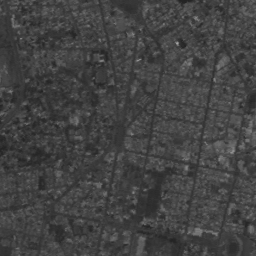
#> input picture taller2/imagenes/QUITO.png, 256 x 256 px
$ jupyter execute ecualizacion_histograma.ipynb
#> lines starting #> are read from the running program, lines starting #| are printed output that depends on the picture
# Taller 2: operaciones de transformación del histograma

## Cargue la imagen quito.png y visualícela.

[cell 1]
# Modificar ruta de las imágenes
PATH = './imagenes/'

[cell 2]
import cv2
import numpy as np
import matplotlib.pyplot as plt

imagen_quito = cv2.imread(PATH + 'QUITO.png', cv2.IMREAD_GRAYSCALE)
#> imagen_quito is the input picture: shape (256, 256); min 35, max 166, mean 66.3
plt.imshow(imagen_quito, cmap='gray')
plt.title('Imagen Quito')
plt.show()

## Visualice su histograma.

[cell 3]
hist = cv2.calcHist([imagen_quito], [0], None, [256], [0, 256])
#> hist = 256 values, max 2369 at index 62, min 0 at index 0, mean 256
plt.plot(hist)
plt.title('Histograma de la Imagen Quito')
plt.show()
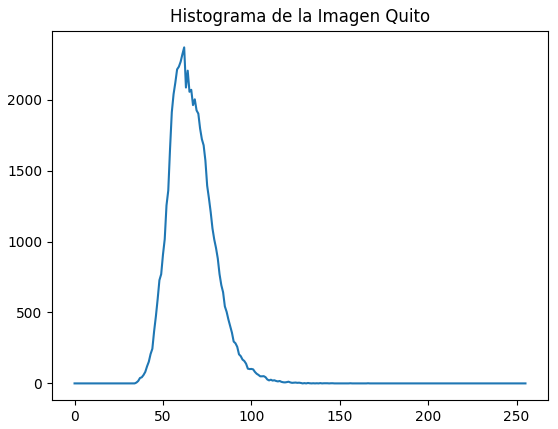
#> figure drawn by matplotlib, 1 panel; curve peaks at x = 62, y = 2369

## Efectúe una ecualización del histograma, visualice la imagen resultado y su histograma. En este caso particular, ¿a qué se debe la discontinuidad del histograma ecualizado?

Utilizamos `cv2` para ecualizar el histograma.

[cell 4]
imagen_quito_equ = cv2.equalizeHist(imagen_quito)
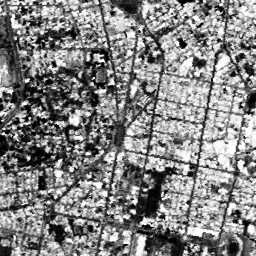
#> imagen_quito_equ: shape (256, 256); min 0, max 255, mean 130.6

[cell 5]
hist_ecua_quito = cv2.calcHist([imagen_quito_equ], [0], None, [256], [0, 256])
#> hist_ecua_quito = 256 values, max 2369 at index 107, min 0 at index 6, mean 256
plt.plot(hist_ecua_quito)
plt.title('Histograma de la Imagen Quito Ecualizada')
plt.show()
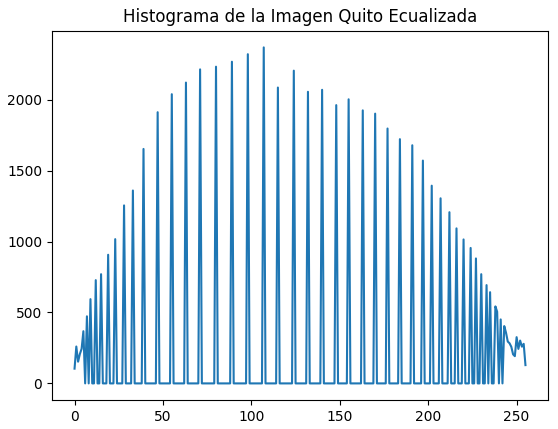
#> figure drawn by matplotlib, 1 panel; curve peaks at x = 107, y = 2369

Visualizamos el histograma luego de la ecualización y efectivamente se ve discontinuo. La razón por la que pasa esto es porque la ecualización mapea los niveles de intensidad de entrada a niveles de intesidad de salidad distintos. Cuando varios valores de entrada se mapean al mismo valor de salida, se crean saltos dejando algunos espacios vacíos. La ecualización usa la función de distribución acumulada para redistribuir intensidades. Como la función de distribución acumulada es una función escalonada en imágenes discretas, el mapeo resultante no es continuo sino que tiene saltos. Los valores de la función de transformación se redondean a enteros. Adicionalmente, podemos notar que el objetivo de uniformidad de la ecualización se nota en la imagen de QUITO. El histograma de la imagen original tiene un pico entre 35 y 160, mientras el histograma luego de la ecualización se distribuye de forma más pareja en el rango de 0 a 255.

## Efectúe una segunda vez esta operación. Es decir, aplique una ecualización del histograma a la imagen resultado del punto anterior. ¿Qué pasa? ¿Por qué?

[cell 6]
imagen_quito_equ2 = cv2.equalizeHist(imagen_quito_equ)

[cell 7]
hist = cv2.calcHist([imagen_quito_equ2], [0], None, [256], [0, 256])
#> hist = 256 values, max 2369 at index 107, min 0 at index 4, mean 256
plt.plot(hist)
plt.title('Histograma de la Imagen Quito Ecualizada por segunda vez')
plt.show()
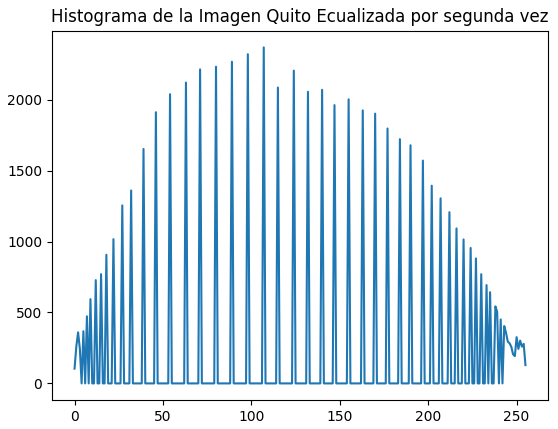
#> figure drawn by matplotlib, 1 panel; curve peaks at x = 107, y = 2369

Al ecualizar por segunda vez, obtenemos un histograma casi idéntico al de la primera iteración. Vemos unos pequeños cambios, pero no son significativos como para tener un impacto visual en la gráfica. Después de la primera ecualización, ya se logró una distribución aproximadamente uniforme, dada la distribución de intensidad de la imagen. Ya se cumplió el objetivo y ecualizar nuevamente no cambia el resultado inicial.

## Repita las operaciones 1 a 4 con la imagen baboon.png. ¿Cómo es el resultado de esta transformación comparado con la ecualización de la imagen precedente (quito.png)? ¿Por qué?

[cell 8]
imagen_baboon = cv2.imread(PATH + 'baboon.png', cv2.IMREAD_GRAYSCALE)
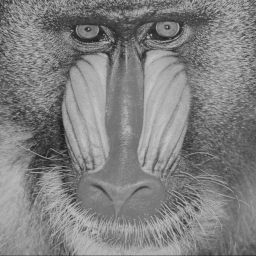
#> input picture taller2/imagenes/baboon.png, 256 x 256 px
#> imagen_baboon is the input picture: shape (256, 256); min 27, max 198, mean 128.7
plt.imshow(imagen_baboon, cmap='gray')
plt.title('Imagen Baboon')
plt.show()

[cell 9]
hist_baboon = cv2.calcHist([imagen_baboon], [0], None, [256], [0, 256])
#> hist_baboon = 256 values, max 907 at index 121, min 0 at index 0, mean 256
plt.plot(hist_baboon)
plt.title('Histograma de la Imagen Baboon')
plt.show()
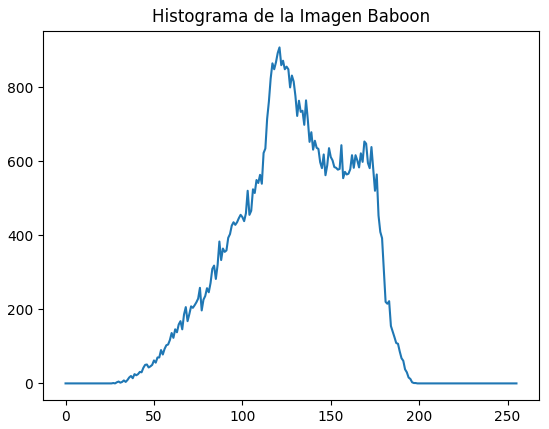
#> figure drawn by matplotlib, 1 panel; curve peaks at x = 121, y = 907

[cell 10]
imagen_baboon_equ = cv2.equalizeHist(imagen_baboon)
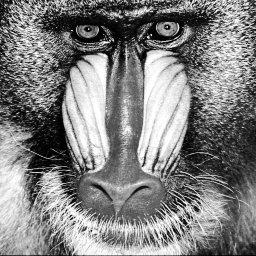
#> imagen_baboon_equ: shape (256, 256); min 0, max 255, mean 128.6
hist_ecua_baboon = cv2.calcHist([imagen_baboon_equ], [0], None, [256], [0, 256])
#> hist_ecua_baboon = 256 values, max 907 at index 102, min 0 at index 27, mean 256
plt.plot(hist_ecua_baboon)
plt.title('Histograma de la Imagen Baboon Ecualizada')
plt.show()
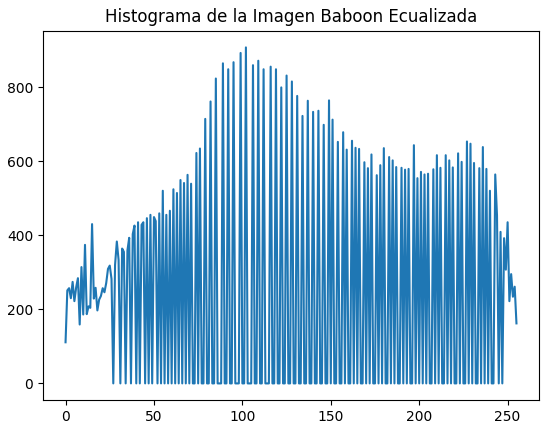
#> figure drawn by matplotlib, 1 panel; curve peaks at x = 102, y = 907

[cell 11]
imagen_baboon_equ2 = cv2.equalizeHist(imagen_baboon_equ)
hist = cv2.calcHist([imagen_baboon_equ2], [0], None, [256], [0, 256])
#> hist = 256 values, max 907 at index 102, min 0 at index 10, mean 256
plt.plot(hist)
plt.title('Histograma de la Imagen Baboon Ecualizada por segunda vez')
plt.show()
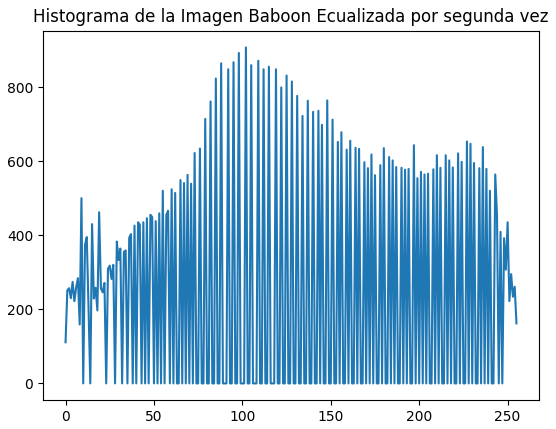
#> figure drawn by matplotlib, 1 panel; curve peaks at x = 102, y = 907

[cell 12]
hist_quito = cv2.calcHist([imagen_quito], [0], None, [256], [0, 256])
#> hist_quito = 256 values, max 2369 at index 62, min 0 at index 0, mean 256
hist_baboon = cv2.calcHist([imagen_baboon], [0], None, [256], [0, 256])

fig, axs = plt.subplots(4, 2, figsize=(10, 12))
axs[0, 0].imshow(imagen_quito, cmap='gray')
axs[0, 0].set_title('Imagen Quito Original')
axs[0, 1].imshow(imagen_quito_equ, cmap='gray')
axs[0, 1].set_title('Imagen Quito Ecualizada')
axs[1, 0].imshow(imagen_baboon, cmap='gray')
axs[1, 0].set_title('Imagen Baboon Original')
axs[1, 1].imshow(imagen_baboon_equ, cmap='gray')
axs[1, 1].set_title('Imagen Baboon Ecualizada')
axs[2, 0].plot(hist_quito)
axs[2, 0].set_title('Histograma de la Imagen Quito Original')
axs[2, 1].plot(hist_baboon)
axs[2, 1].set_title('Histograma de la Imagen Baboon Original')
axs[3, 0].plot(hist_ecua_quito)
axs[3, 0].set_title('Histograma de la Imagen Quito Ecualizada')
axs[3, 1].plot(hist_ecua_baboon)
axs[3, 1].set_title('Histograma de la Imagen Baboon Ecualizada')
plt.tight_layout()
plt.show()
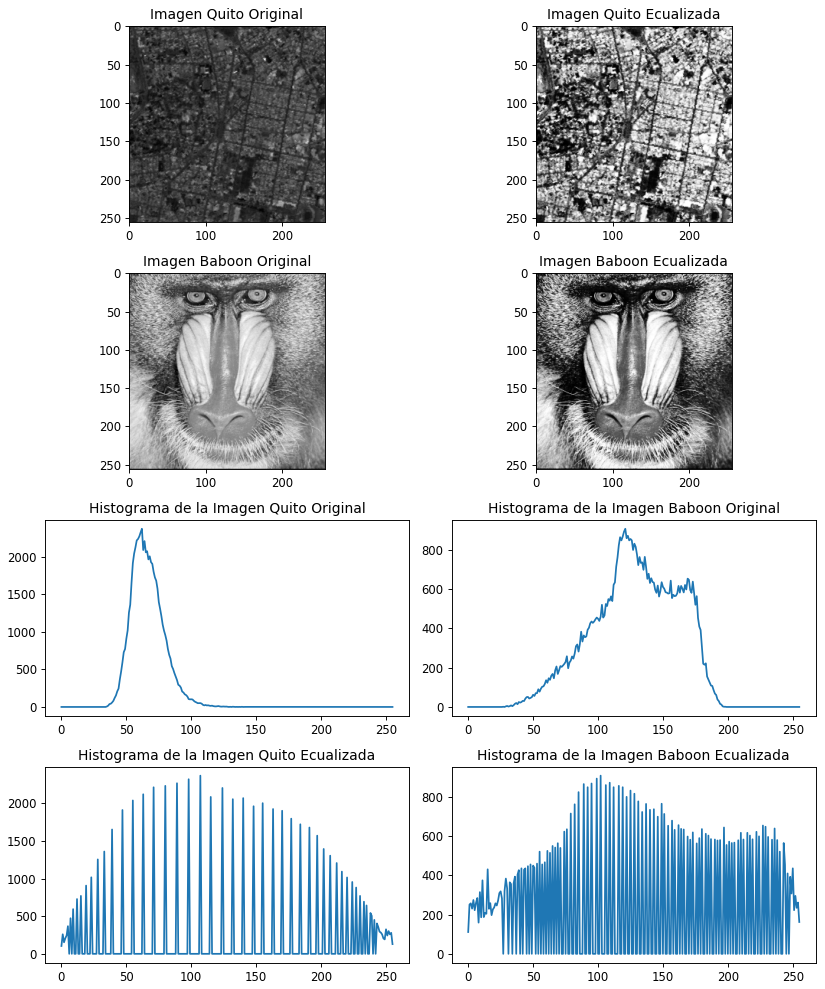
#> figure drawn by matplotlib, 8 panels; panel 5: curve peaks at x = 62, y = 2369; panel 6: curve peaks at x = 121, y = 907; panel 7: curve peaks at x = 107, y = 2369; panel 8: curve peaks at x = 102, y = 907
